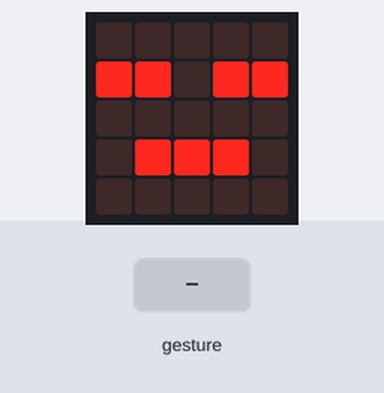
This program was run on a simulated BBC micro:bit (MakeCode). Shown: the board's 5×5 LED display. The inputs (shaded band) are chosen by the test bench. A tilt is held for 1.5 s and a shake lasts 1 s, then the board lies face up again.

Above: at 1.8 s.
1.9 s: gesture 'tilt left'
At 3.0 s:
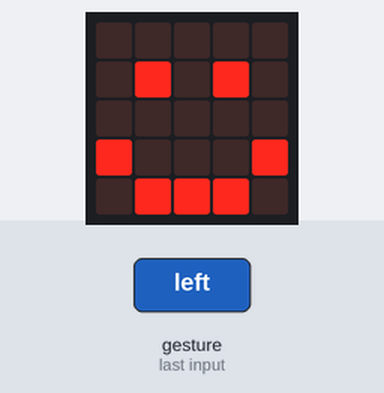
4.9 s: gesture 'tilt right'
At 6.5 s:
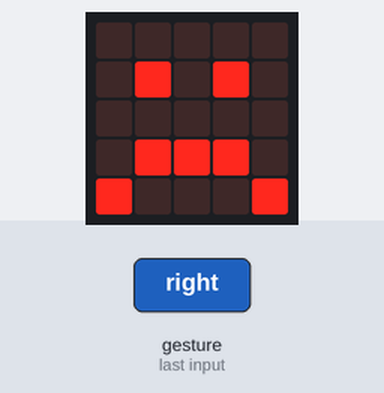
Timing chart, 0 to 8.0 s (numbered marks = the images above; inputs shaded):
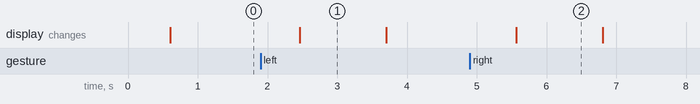

The program:

main.ts
```typescript
basic.showIcon(IconNames.Square)
basic.forever(function () {
    if (input.isGesture(Gesture.TiltLeft)) {
        basic.showIcon(IconNames.Happy)
    } else if (input.isGesture(Gesture.TiltRight)) {
        basic.showIcon(IconNames.Sad)
    } else if (true) {
        basic.showIcon(IconNames.Asleep)
    }
})
```

test.ts
```typescript
// testes vão aqui; isto não será compilado quando este pacote for usado como uma extensão.
```

Measured:
- after the input at 1.9 s, the display: changes after 0.56 s (image 1)
- after the input at 4.9 s, the display: changes after 0.66 s (image 2)
- what the display in image 1 shows lasts 1.2 s, from 2.5 s to 3.7 s
